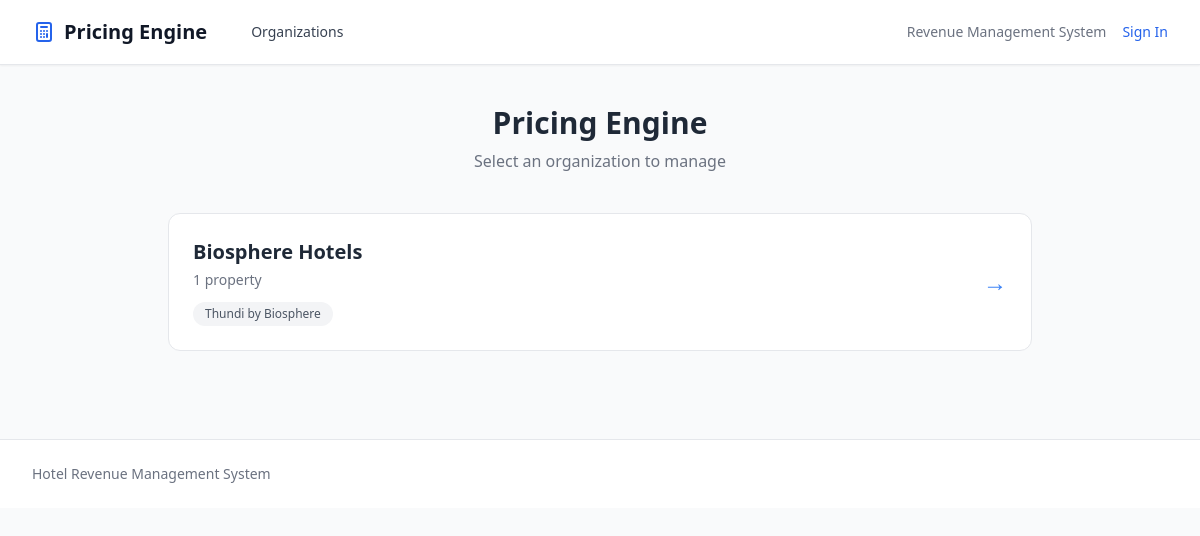
The page /org/ on the database as committed earlier.
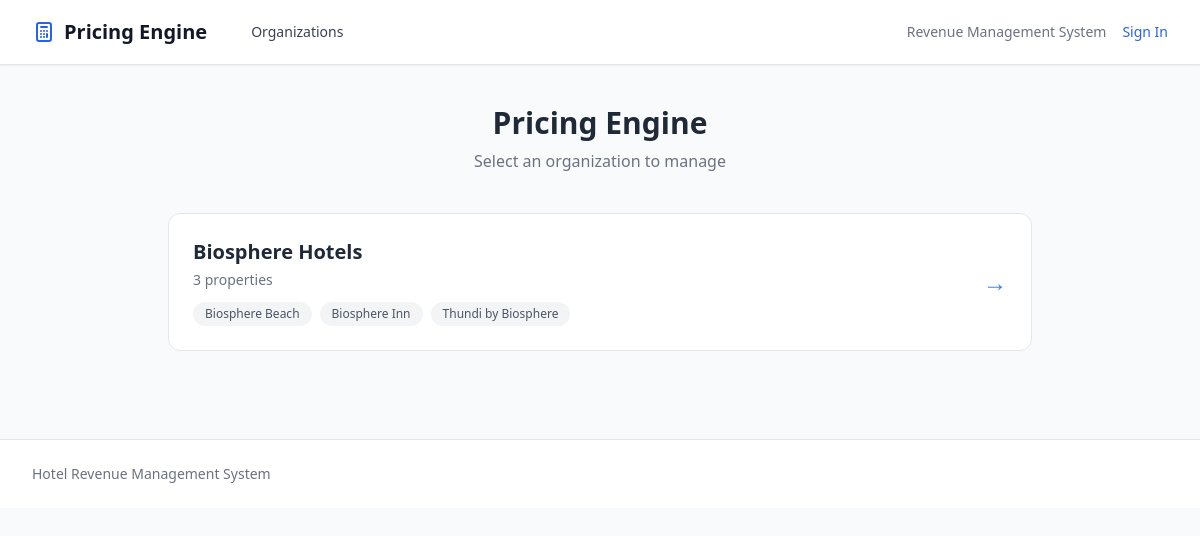
The same page on the database as committed later.
### pricing/models/core.py (models this page shows, shortened)
class Organization(models.Model):
    name = models.CharField(
        max_length=200,
        help_text="Organization name (e.g., 'Atoll Resorts Group')"
    )
    code = models.SlugField(
        max_length=50,
        unique=True,
        help_text="URL-friendly code (e.g., 'atoll-resorts')"
    )
    default_currency = models.CharField(
        max_length=3,
        default='USD',
        help_text="Default currency code (e.g., USD, EUR)"
    )
    currency_symbol = models.CharField(
        max_length=5,
        default='$',
        help_text="Currency symbol for display"
    )
    is_active = models.BooleanField(
        default=True,
        help_text="Whether this organization is active"
    )
    created_at = models.DateTimeField(auto_now_add=True)
    updated_at = models.DateTimeField(auto_now=True)
    class Meta:
        ordering = ['name']
        verbose_name = "Organization"
        verbose_name_plural = "Organizations"

class Property(models.Model):
    organization = models.ForeignKey(
        Organization,
        on_delete=models.PROTECT,
        related_name='properties',
        help_text="Parent organization"
    )
    name = models.CharField(
        max_length=200,
        default="My Hotel",
        help_text="Property name"
    )
    code = models.SlugField(
        max_length=50,
        help_text="URL-friendly code (e.g., 'biosphere-inn')"
    )
    reference_base_rate = models.DecimalField(
        max_digits=10,
        decimal_places=2,
        default=Decimal('100.00'),
        help_text="Reference rate for room index calculations (e.g., Standard Room rate)"
    )
    currency_symbol = models.CharField(
        max_length=5,
        default='$',
        help_text="Currency symbol to display"
    )
    location = models.CharField(
        max_length=255,
        blank=True,
        help_text="e.g., Maldives, Kaafu Atoll"
    )
    country_code = models.CharField(
        max_length=2,
        default='MV',
        db_index=True,
        help_text="ISO 3166-1 alpha-2 country code (e.g., 'MV' for Maldives)"
    )
    total_rooms = models.PositiveIntegerField(
        default=0,
        help_text="Total number of rooms (auto-calculated from room types)"
    )
    service_charge_percent = models.DecimalField(
        max_digits=5,
        decimal_places=2,
        default=Decimal('10.00'),
        validators=[MinValueValidator(0), MaxValueValidator(100)],
        help_text="Service charge percentage (e.g., 10.00 for 10%)"
    )
    tax_percent = models.DecimalField(
        max_digits=5,
        decimal_places=2,
        default=Decimal('16.00'),
        validators=[MinValueValidator(0), MaxValueValidator(100)],
        help_text="Tax percentage (e.g., 16.00 for 16% GST)"
    )
    tax_on_service_charge = models.BooleanField(
        default=True,
        help_text="Whether tax is calculated on subtotal + service charge (True) or just subtotal (False)"
    )
    min_rate_warning = models.DecimalField(
        max_digits=10,
        decimal_places=2,
        null=True,
        blank=True,
        help_text="Warn if any rate falls below this amount"
    )
    max_discount_warning = models.DecimalField(
        max_digits=5,
        decimal_places=2,
        null=True,
        blank=True,
        default=Decimal('40.00'),
        help_text="Warn if total discount percentage exceeds this value"
    )
    is_active = models.BooleanField(
        default=True,
        help_text="Whether this property is active"
    )
    created_at = models.DateTimeField(auto_now_add=True)
    updated_at = models.DateTimeField(auto_now=True)
    class Meta:
        ordering = ['organization', 'name']
        unique_together = ['organization', 'code']
        verbose_name = "Property"
        verbose_name_plural = "Properties"

### pricing/views/core.py (the view)
class OrganizationSelectorView(TemplateView):
    template_name = 'pricing/core/organization_selector.html'
    def get_context_data(self, **kwargs):
        context = super().get_context_data(**kwargs)
        context['organizations'] = Organization.objects.filter(
            is_active=True
        ).prefetch_related('properties')
        return context

### pricing/templates/pricing/core/organization_selector.html (shortened to what this page needs)
{% extends 'pricing/base.html' %}
{% block content %}
<div class="max-w-4xl mx-auto py-10 px-4">
    <div class="text-center mb-10">
        <h1 class="text-3xl font-bold text-gray-800">Pricing Engine</h1>
        <p class="text-gray-500 mt-2">Select an organization to manage</p>
    </div>
    <div class="grid gap-5">
        {% for org in organizations %}
        <a href="{% url 'pricing:org_dashboard' org_code=org.code %}"
           class="block bg-white rounded-xl border border-gray-200 p-6 hover:shadow-lg hover:border-blue-300 transition-all">
            <div class="flex items-center justify-between">
                <div>
                    <h2 class="text-xl font-bold text-gray-800">{{ org.name }}</h2>
                    <p class="text-sm text-gray-500 mt-1">
                        {{ org.properties.count }} propert{{ org.properties.count|pluralize:"y,ies" }}
                    </p>
                    <div class="flex flex-wrap gap-2 mt-3">
                        {% for prop in org.properties.all %}
                        <span class="inline-block bg-gray-100 text-gray-600 text-xs px-3 py-1 rounded-full">
                            {{ prop.name }}
                        </span>
                        {% endfor %}
                    </div>
                </div>
                <span class="text-blue-500 text-2xl ml-4">→</span>
            </div>
        </a>
        {% empty %}
        <div class="text-center py-16 bg-white rounded-xl border border-gray-200">
            <p class="text-gray-400 text-lg">No organizations found</p>
            <p class="text-gray-400 text-sm mt-2">Create one in the Django admin to get started</p>
        </div>
        {% endfor %}
    </div>
</div>
{% endblock %}

Rows that differ between the two databases and show on the page:
computed for Organization "Biosphere Hotels": properties.count "1" → "3"
added Property: name "Biosphere Beach"
added Property: name "Biosphere Inn"
